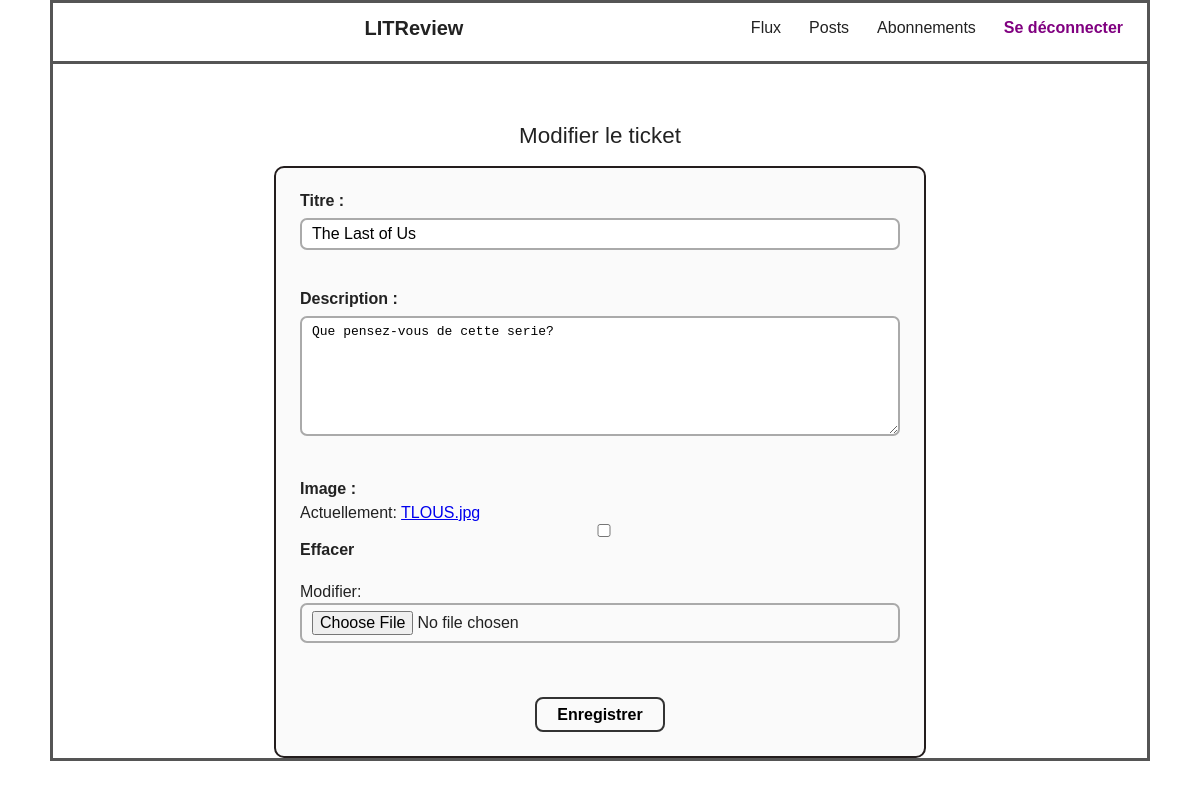
/tickets/10/edit/ (signed in), run on an earlier commit of the app's database.
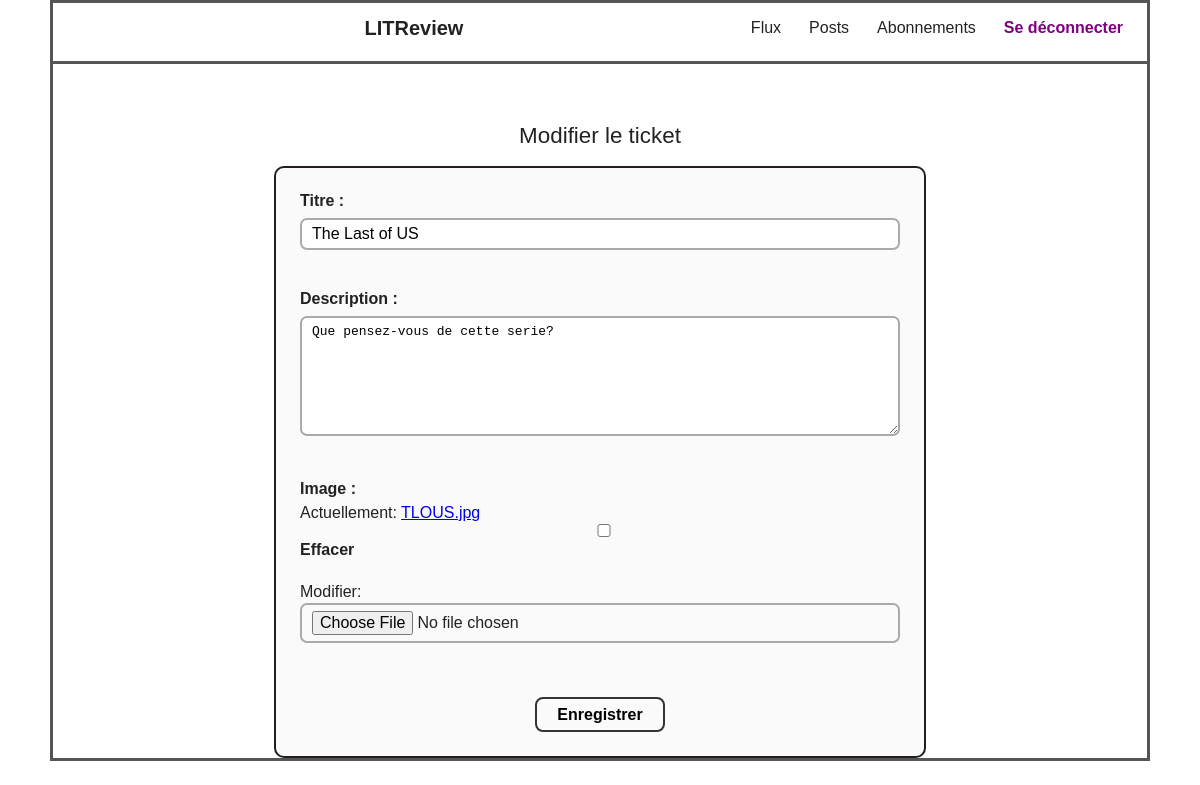
And on a later commit of the database.
### blog/models.py (models this page shows, shortened)
class Ticket(models.Model):
    title = models.CharField(max_length=128)
    description = models.TextField(max_length=2048, blank=True)
    user = models.ForeignKey(
        to=settings.AUTH_USER_MODEL,
        on_delete=models.CASCADE
    )
    image = models.ImageField(null=True, blank=True)
    time_created = models.DateTimeField(auto_now_add=True)

### blog/views.py (the view)
# urls.py: path('tickets/<int:pk>/edit/', blog.views.ticket_update, name='ticket_update'),
@login_required
def ticket_update(request, pk):
    print(f"ticket_update : user={request.user}, pk={pk}")
    ticket = get_object_or_404(Ticket, pk=pk)
    if ticket.user != request.user:
        print("Accès refusé : utilisateur non propriétaire")
        return HttpResponseForbidden("Vous ne pouvez pas modifier ce billet.")
    if request.method == 'POST':
        form = TicketForm(request.POST, request.FILES, instance=ticket)
        if form.is_valid():
            form.save()
            print(f"Ticket modifié: {ticket.pk}")
            return redirect('home')
        else:
            print("Formulaire invalide:", form.errors)
    else:
        print("Méthode GET : affichage formulaire")
        form = TicketForm(instance=ticket)
    return render(request, 'ticket_form.html', {'form': form, 'ticket': ticket})

### blog/forms.py
class TicketForm(forms.ModelForm):
    class Meta:
        model = Ticket
        fields = ['title', 'description', 'image']
        labels = {
            'title': 'Titre',
        }

### blog/templates/ticket_form.html (shortened to what this page needs)
{% extends "base.html" %}
{% block content %}
<h2 class="form-title">
    {% if ticket %}
        Modifier le ticket
    {% else %}
        Créer un ticket
    {% endif %}
</h2>
<form method="post" enctype="multipart/form-data" class="ticket-form">
    <div class="form-group">
        {{ form.title.label_tag }}
        {{ form.title }}
    </div>
    <div class="form-group">
        {{ form.description.label_tag }}
        {{ form.description }}
    </div>
    <div class="form-group">
        {{ form.image.label_tag }}
        {{ form.image }}
    </div>
    <div class="form-actions">
        <button type="submit" class="submit-btn">
            {% if ticket %}Enregistrer{% else %}Envoyer{% endif %}
        </button>
    </div>
</form>
{% endblock %}

What changed in the data, as far as the page shows it:
changed Ticket "Que pensez-vous de cette serie?": title "The Last of Us" → "The Last of US"
